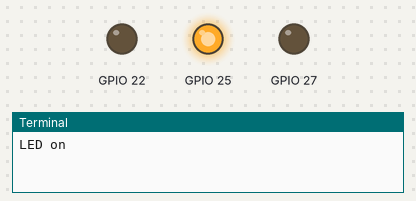
Simulated run of this program. Board: Raspberry Pi (BCM pin numbers). Shown: output pins drawn as LEDs (lit = HIGH), the last lines printed to the terminal. At 3.0 s the program stops and its outputs stay as they are.

Above: at 0.1 s.
At 1.1 s:
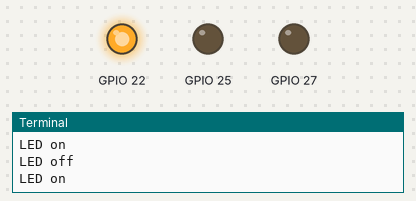
At 2.1 s:
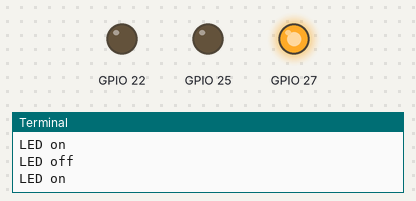
At 3.1 s:
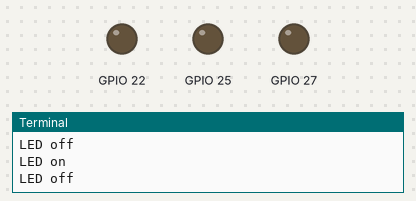
Timing chart, 0 to 4.5 s (numbered marks = the images above):
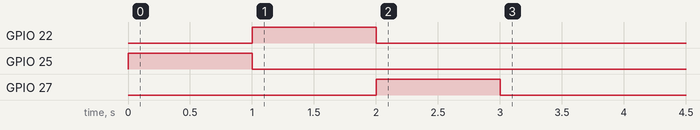

The program:

led.py
```python
# from gpiozero import LED
# green = LED(22)
# green.off()
# green.on()
# green.off()
import RPi.GPIO as GPIO
import time

GPIO.setmode(GPIO.BCM)
GPIO.setwarnings(False)
GPIO.setup(25, GPIO.OUT)
print("LED on")
GPIO.output(25, GPIO.HIGH)
time.sleep(1)
print("LED off")
GPIO.output(25, GPIO.LOW)
GPIO.setup(22, GPIO.OUT)
print("LED on")
GPIO.output(22, GPIO.HIGH)
time.sleep(1)
print("LED off")
GPIO.output(22, GPIO.LOW)
GPIO.setup(27, GPIO.OUT)
print("LED on")
GPIO.output(27, GPIO.HIGH)
time.sleep(1)
print("LED off")
GPIO.output(27, GPIO.LOW)
```

Measured:
- by itself, GPIO 22: LOW → HIGH at 1.0 s, → LOW 1.0 s later
- by itself, GPIO 25: LOW → HIGH at 0.00 s, → LOW 1.0 s later
- by itself, GPIO 27: LOW → HIGH at 2.0 s, → LOW 1.0 s later
